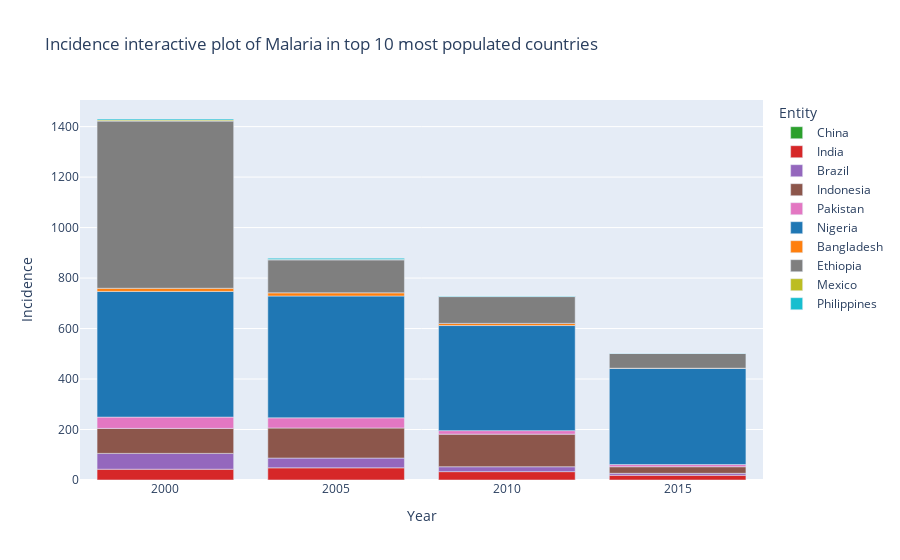

Notebook code for this chart:
### Markdown cell above
### After checking the dataframe, I decided to show an interactive barplot of how the incidence of malaria change in these most populated countries over the years.
### The time interval is 5 years so we will see data from 2000,2005,2010 and 2015
### Feel free to zoom in to the plot and play with it.

### Code cell
fig1 = px.bar(popn_top10, x='Year', y='Incidence', color='Entity', 
             color_discrete_sequence=['#2ca02c','#d62728','#9467bd','#8c564b','#e377c2','#1f77b4','#ff7f0e','#7f7f7f','#bcbd22','#17becf'],
             title='Incidence interactive plot of Malaria in top 10 most populated countries')
fig1.show()

### Figure 1 — Plotly figure (JSON) as saved in the notebook; plotly's stock layout.template omitted (floating-point values rounded to 4 significant figures)
{"data": [{"alignmentgroup": "True", "hovertemplate": "Entity=China<br>Year=%{x}<br>Incidence=%{y}<extra></extra>", "legendgroup": "China", "marker": {"color": "#2ca02c"}, "name": "China", "offsetgroup": "China", "orientation": "v", "showlegend": true, "textposition": "auto", "type": "bar", "x": [2000, 2005, 2010, 2015], "xaxis": "x", "y": [0.1, 0.1, 0.02083, 0.0001585], "yaxis": "y"}, {"alignmentgroup": "True", "hovertemplate": "Entity=India<br>Year=%{x}<br>Incidence=%{y}<extra></extra>", "legendgroup": "India", "marker": {"color": "#d62728"}, "name": "India", "offsetgroup": "India", "orientation": "v", "showlegend": true, "textposition": "auto", "type": "bar", "x": [2000, 2005, 2010, 2015], "xaxis": "x", "y": [42.7, 48.1, 33.1, 18.6], "yaxis": "y"}, {"alignmentgroup": "True", "hovertemplate": "Entity=Brazil<br>Year=%{x}<br>Incidence=%{y}<extra></extra>", "legendgroup": "Brazil", "marker": {"color": "#9467bd"}, "name": "Brazil", "offsetgroup": "Brazil", "orientation": "v", "showlegend": true, "textposition": "auto", "type": "bar", "x": [2000, 2005, 2010, 2015], "xaxis": "x", "y": [62.6, 38.7, 19.4, 7.9], "yaxis": "y"}, {"alignmentgroup": "True", "hovertemplate": "Entity=Indonesia<br>Year=%{x}<br>Incidence=%{y}<extra></extra>", "legendgroup": "Indonesia", "marker": {"color": "#8c564b"}, "name": "Indonesia", "offsetgroup": "Indonesia", "orientation": "v", "showlegend": true, "textposition": "auto", "type": "bar", "x": [2000, 2005, 2010, 2015], "xaxis": "x", "y": [99, 119.1, 129.2, 26.1], "yaxis": "y"}, {"alignmentgroup": "True", "hovertemplate": "Entity=Pakistan<br>Year=%{x}<br>Incidence=%{y}<extra></extra>", "legendgroup": "Pakistan", "marker": {"color": "#e377c2"}, "name": "Pakistan", "offsetgroup": "Pakistan", "orientation": "v", "showlegend": true, "textposition": "auto", "type": "bar", "x": [2000, 2005, 2010, 2015], "xaxis": "x", "y": [44.8, 40.3, 13.8, 8.6], "yaxis": "y"}, {"alignmentgroup": "True", "hovertemplate": "Entity=Nigeria<br>Year=%{x}<br>Incidence=%{y}<extra></extra>", "legendgroup": "Nigeria", "marker": {"color": "#1f77b4"}, "name": "Nigeria", "offsetgroup": "Nigeria", "orientation": "v", "showlegend": true, "textposition": "auto", "type": "bar", "x": [2000, 2005, 2010, 2015], "xaxis": "x", "y": [497.8, 482.6, 416.3, 380.8], "yaxis": "y"}, {"alignmentgroup": "True", "hovertemplate": "Entity=Bangladesh<br>Year=%{x}<br>Incidence=%{y}<extra></extra>", "legendgroup": "Bangladesh", "marker": {"color": "#ff7f0e"}, "name": "Bangladesh", "offsetgroup": "Bangladesh", "orientation": "v", "showlegend": true, "textposition": "auto", "type": "bar", "x": [2000, 2005, 2010, 2015], "xaxis": "x", "y": [12.5, 12.6, 8.6, 0.8], "yaxis": "y"}, {"alignmentgroup": "True", "hovertemplate": "Entity=Ethiopia<br>Year=%{x}<br>Incidence=%{y}<extra></extra>", "legendgroup": "Ethiopia", "marker": {"color": "#7f7f7f"}, "name": "Ethiopia", "offsetgroup": "Ethiopia", "orientation": "v", "showlegend": true, "textposition": "auto", "type": "bar", "x": [2000, 2005, 2010, 2015], "xaxis": "x", "y": [662.3, 130.5, 106.2, 58.6], "yaxis": "y"}, {"alignmentgroup": "True", "hovertemplate": "Entity=Mexico<br>Year=%{x}<br>Incidence=%{y}<extra></extra>", "legendgroup": "Mexico", "marker": {"color": "#bcbd22"}, "name": "Mexico", "offsetgroup": "Mexico", "orientation": "v", "showlegend": true, "textposition": "auto", "type": "bar", "x": [2000, 2005, 2010, 2015], "xaxis": "x", "y": [4, 1.5, 0.6, 0.2], "yaxis": "y"}, {"alignmentgroup": "True", "hovertemplate": "Entity=Philippines<br>Year=%{x}<br>Incidence=%{y}<extra></extra>", "legendgroup": "Philippines", "marker": {"color": "#17becf"}, "name": "Philippines", "offsetgroup": "Philippines", "orientation": "v", "showlegend": true, "textposition": "auto", "type": "bar", "x": [2000, 2005, 2010, 2015], "xaxis": "x", "y": [4.3, 4.9, 1.7, 0.4], "yaxis": "y"}], "layout": {"barmode": "relative", "legend": {"title": {"text": "Entity"}, "tracegroupgap": 0}, "title": {"text": "Incidence interactive plot of Malaria in top 10 most populated countries"}, "xaxis": {"anchor": "y", "domain": [0, 1], "title": {"text": "Year"}}, "yaxis": {"anchor": "x", "domain": [0, 1], "title": {"text": "Incidence"}}}}
